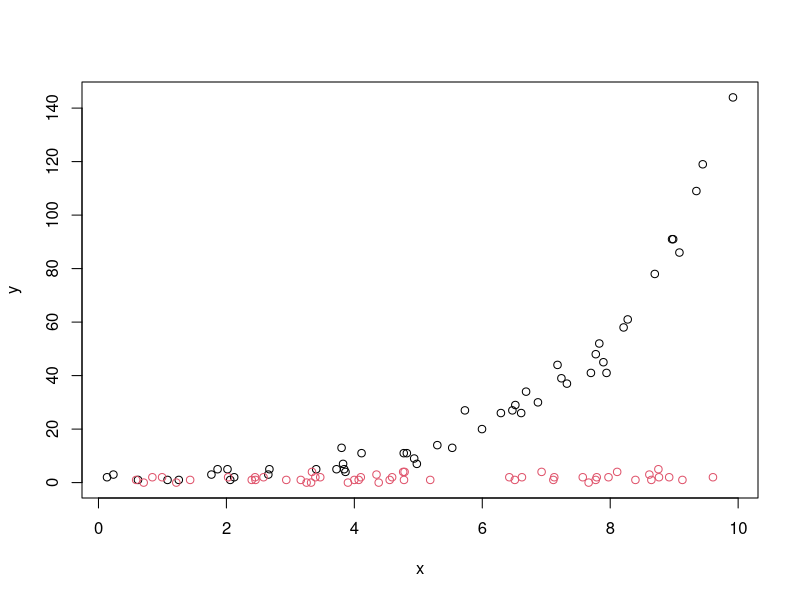
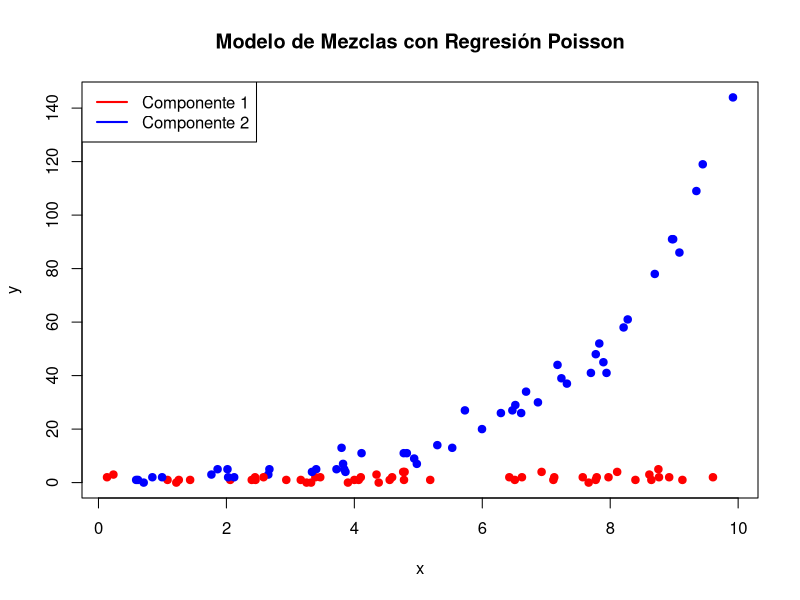
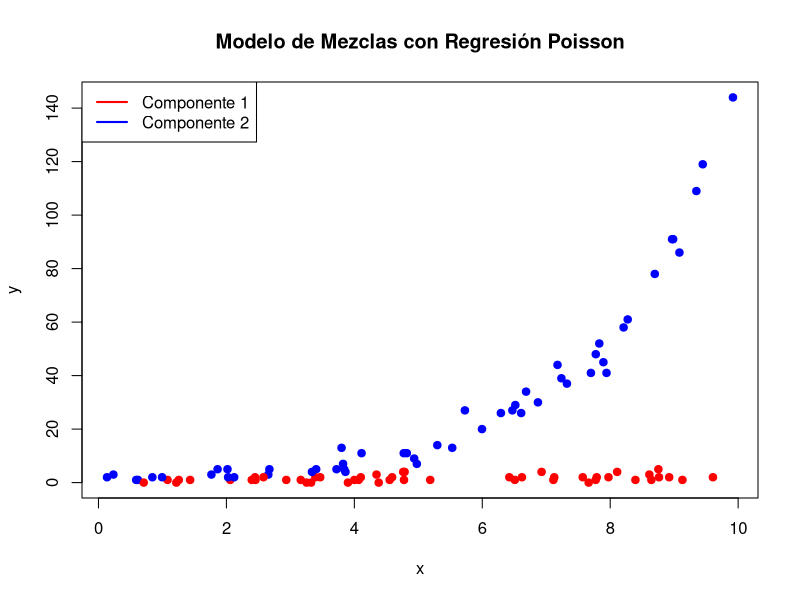
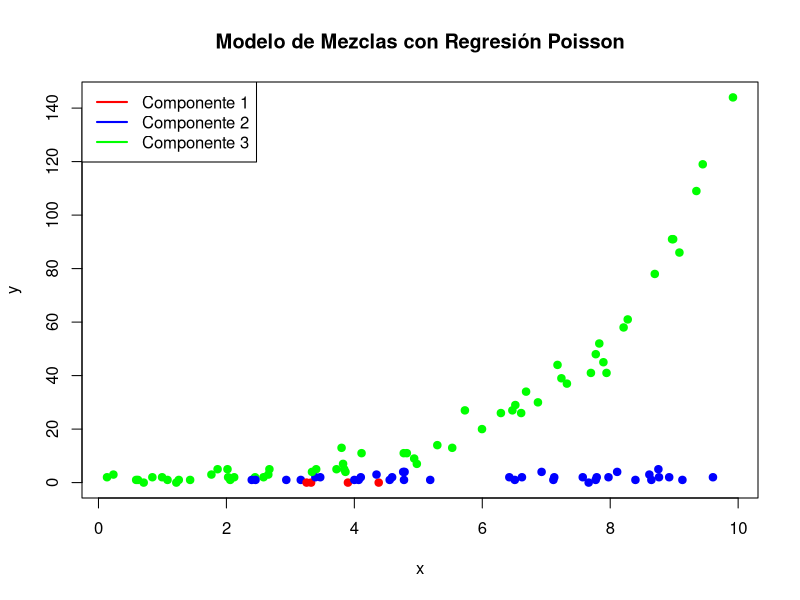

Reproduce these figures in R, in order.
library(mixtools)

set.seed(0)
n <- 100
x <- runif(n, 0, 10)
beta1 <- 0.5
beta2 <- 0.1
lambda1 = exp(beta1 * x[1:(n/2)])
lambda2 = exp(beta2 * x[(n/2 + 1):n])

# Generar datos de conteo con dos componentes
y <- c(rpois(n/2, lambda = lambda1),
       rpois(n/2, lambda = lambda2))

# Combinar datos en un data frame
data <- data.frame(x = x, y = y)

plot(x,y, col = c(rep(1, n/2), rep(2, n/2)))

# Ajustar el modelo de mezclas con regresión Poisson k = 2-----
poisson_mix <- poisregmixEM(data$y, data$x, k = 2, 
                            maxit = 100, epsilon = 1e-02)

# Imprimir los resultados
print(poisson_mix$beta)
print(poisson_mix$lambda)


# Ajustar el modelo de mezclas con regresión Poisson k=3 -----
poisson_mix_k3 <- poisregmixEM(data$y, data$x, k = 3, 
                               maxit = 100, epsilon = 1e-02)

# Imprimir los resultados
print(poisson_mix_k3$beta)
print(poisson_mix_k3$lambda)


# Ajustar el modelo de mezclas con regresión Poisson sin intercepto ----
poisson_mix_nointer <- poisregmixEM(data$y, data$x, k = 2, 
                                    maxit = 100, epsilon = 1e-02,
                                    addintercept = FALSE)
# Imprimir los resultados
print(poisson_mix_nointer$beta)
print(poisson_mix_nointer$lambda)




plot(x, y, pch = 19, col = ifelse(poisson_mix$posterior[, 1] > 0.5, "red", "blue"), main = "Modelo de Mezclas con Regresión Poisson")
legend("topleft", legend = c("Componente 1", "Componente 2"), col = c("red", "blue"), lwd = 2)

plot(x, y, pch = 19, col = ifelse(poisson_mix_nointer$posterior[, 1] > 0.5, "red", "blue"), main = "Modelo de Mezclas con Regresión Poisson")
legend("topleft", legend = c("Componente 1", "Componente 2"), col = c("red", "blue"), lwd = 2)

numeros = apply(poisson_mix_k3$posterior, 1, which.max)
plot(x, y, pch = 19, col = ifelse(numeros == 1, "red", ifelse(numeros == 2, "blue", "green")), main = "Modelo de Mezclas con Regresión Poisson")
legend("topleft", legend = c("Componente 1", "Componente 2", "Componente 3"), 
       col = c("red", "blue", "green"), lwd = 2)

f_BIC <- function(loglink, n, k){k * log(n) - 2*loglink }
f_BIC(poisson_mix$loglik, n, 6)
f_BIC(poisson_mix_nointer$loglik, n, 4)
f_BIC(poisson_mix_k3$loglik, n, 9)
# lower BIC values are generally preferred
